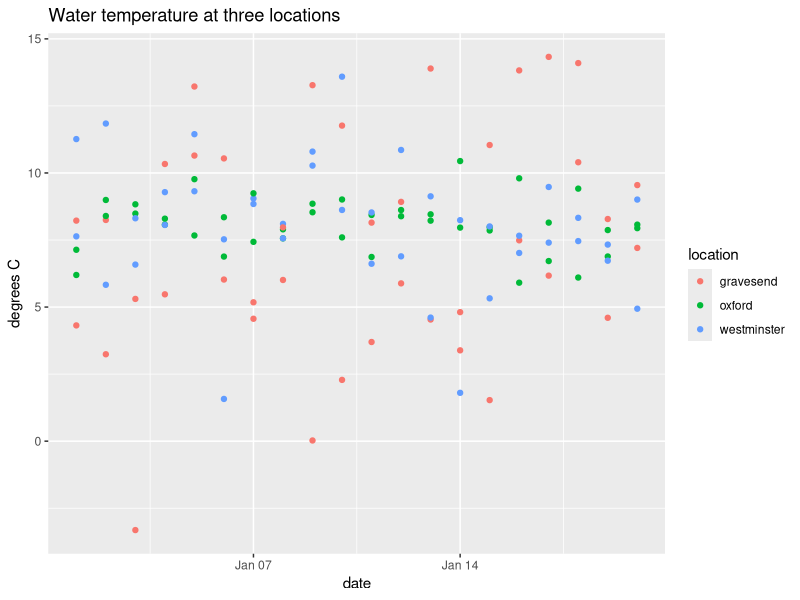
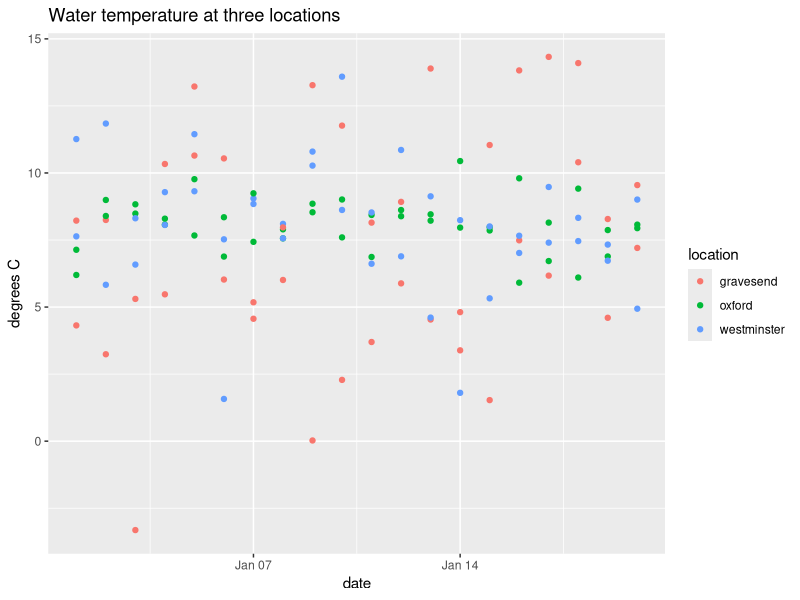
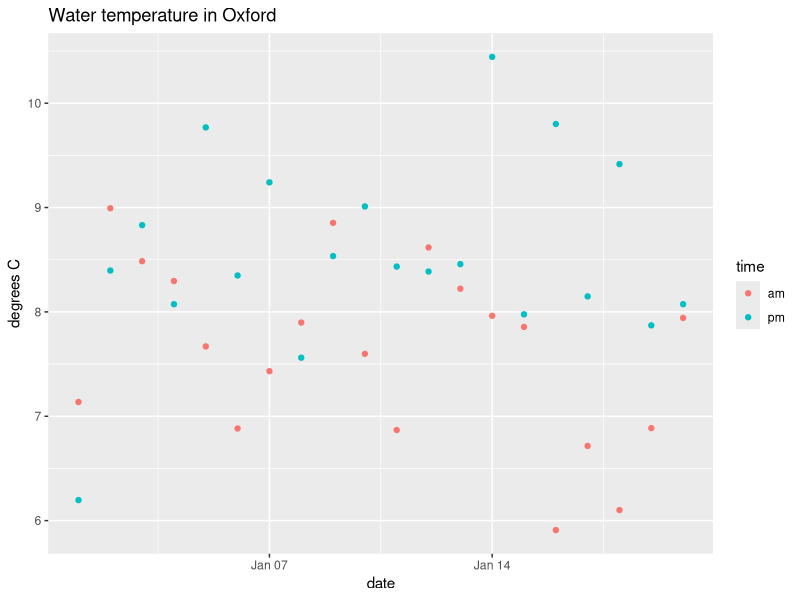
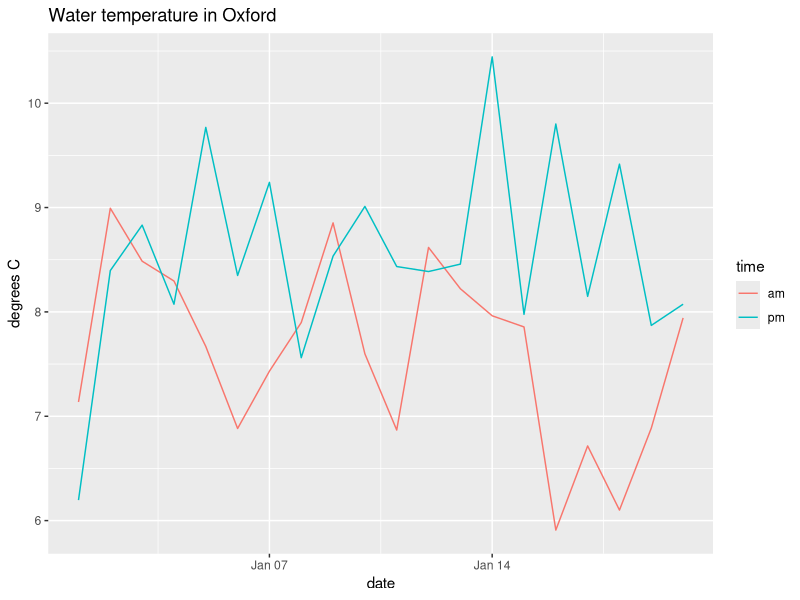
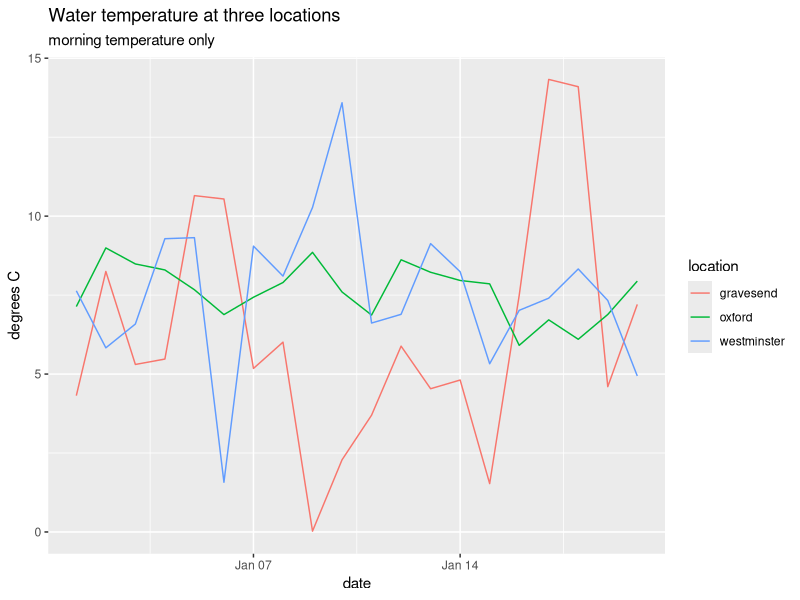
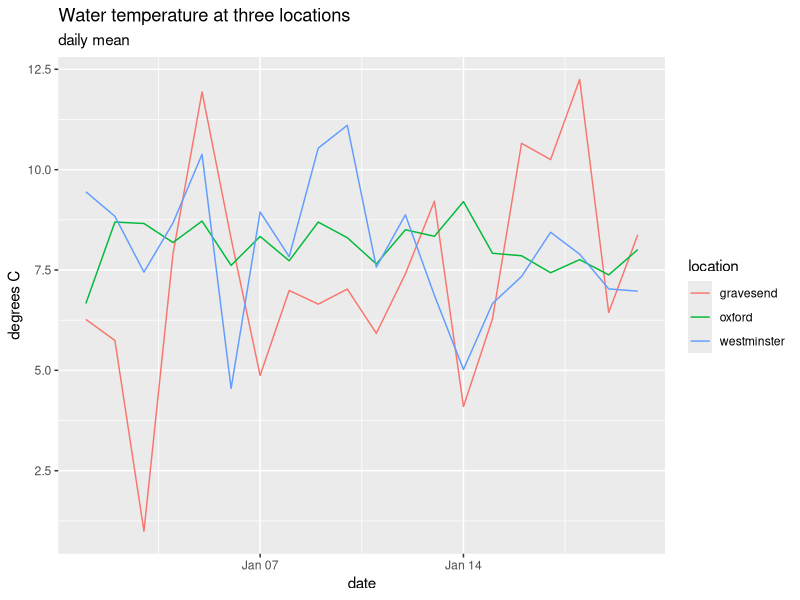
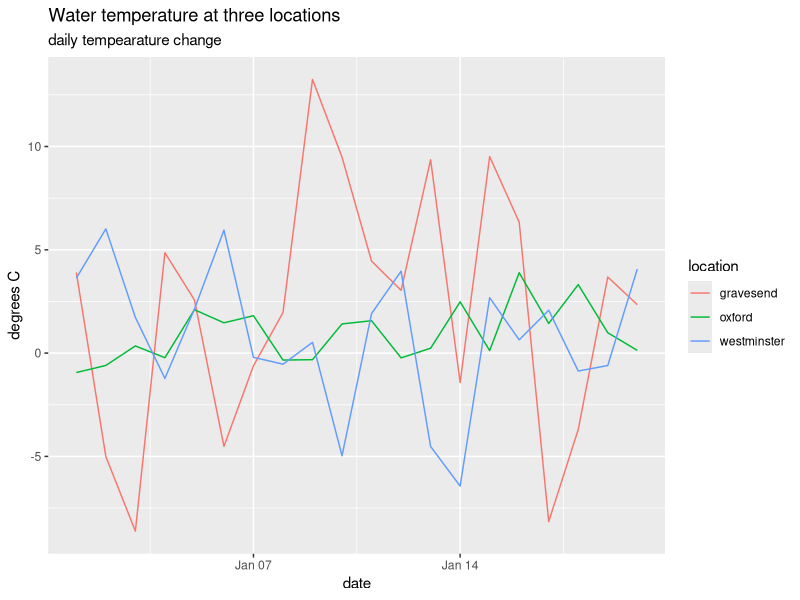
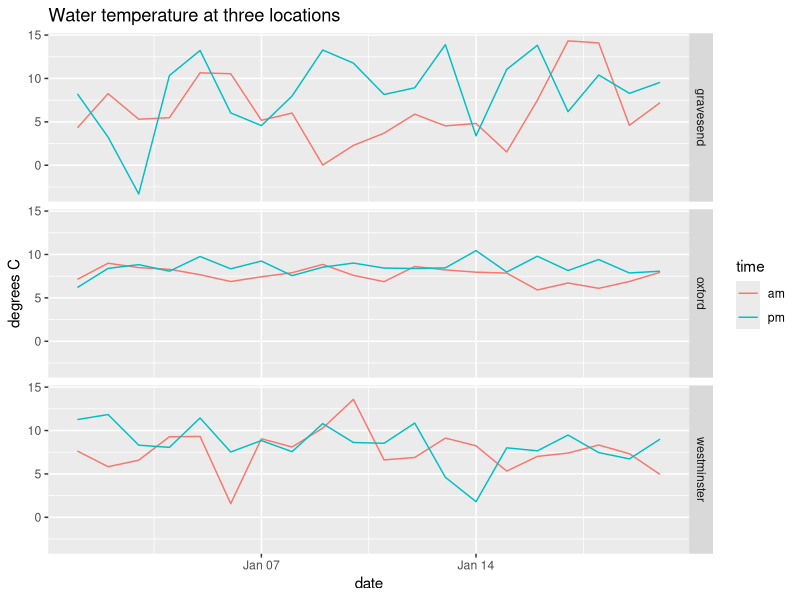

R code for these plots, in order:
#Basic graphing worflow with dplyr and ggplot

library(tidyverse)
#or load tidyr, dplyr and ggplot2 separately


#create sample data----
watertemp <- data.frame(
  date = as.Date('2019-01-01') + 0:19,
  oxford_am = rnorm(20, 8, 1),
  westminster_am = rnorm(20, 7, 2),
  gravesend_am = rnorm(20, 6, 4),
  oxford_pm = rnorm(20, 9, 1),
  westminster_pm = rnorm(20, 8, 2),
  gravesend_pm = rnorm(20, 7, 4)
)
  #this is just made up data!


#make tidy format data----

  #We want to make every row have only one observation and every column 
  #only one variable.  At the moment we have six observations in each row, 
  #so we need to move each observation into its own row.  For that we need two new 
  #variables: location and time of day.  The value for each date/location/time is the temperature. 

tidydata <- watertemp %>% 
  gather(key = location, value = temperature, -date) %>% #gathers the data into 3 columns
  separate(col = location, #splits the time element off the location column
           into = c("location", "time"), 
           sep = "_")

  #now we have four variables: date, location, time, temperature

#graph it----

#a simple dot plot showing all the data:
graphdata <- tidydata #not really necessary yet, but I find it useful
ggplot(data = graphdata, 
       mapping = aes(x = date, 
                     y = temperature, 
                     colour = location)) +
  geom_point() +
  labs(title = "Water temperature at three locations", 
       y = "degrees C")

  #the same code but simpler: 
ggplot(graphdata, aes(x = date, y = temperature, colour = location)) + 
  geom_point()+
  labs(title = "Water temperature at three locations", 
       y = "degrees C")


#the same but just for oxford:
graphdata <- filter(tidydata, location == "oxford")
ggplot(graphdata, aes(x = date, y = temperature, colour = time)) + 
  geom_point()+
  labs(title = "Water temperature in Oxford", 
       y = "degrees C")

#lets do lines
graphdata <- filter(tidydata, location == "oxford")
ggplot(graphdata, aes(x = date, y = temperature, colour = time)) + 
  geom_line()+
  labs(title = "Water temperature in Oxford", 
       y = "degrees C")

#lines for all sites
graphdata <- filter(tidydata, time == "am") #just look at morning temp 
ggplot(graphdata, aes(x = date, y = temperature, colour = location)) + 
  geom_line()+
  labs(title = "Water temperature at three locations", 
       subtitle = "morning temperature only",
       y = "degrees C")

#lets look at am/pm mean temp
graphdata <- tidydata %>% 
  group_by(date, location) %>% 
  summarise(dailymean = mean(temperature))

ggplot(graphdata, aes(x = date, 
                      y = dailymean, #note different y axis
                      colour = location)) + 
  geom_line()+
  labs(title = "Water temperature at three locations", 
       subtitle = "daily mean",
       y = "degrees C")


#lets look at am/pm temp difference
graphdata <- tidydata %>% 
  spread(key = time, value = temperature) %>% #makes new columns for am & pm
  mutate(tempdiff = pm - am)

ggplot(graphdata, aes(x = date, 
                      y = tempdiff, #note different y axis
                      colour = location)) + 
  geom_line()+
  labs(title = "Water temperature at three locations", 
       subtitle = "daily tempearature change",
       y = "degrees C")


#put each location in it's own facet
graphdata <- tidydata 
ggplot(graphdata, aes(x = date, y = temperature, colour = time)) + 
  geom_line()+
  facet_grid(location~.)+
  labs(title = "Water temperature at three locations", 
       y = "degrees C")

#and boxplots
graphdata <- tidydata 
ggplot(graphdata, aes(y = temperature, x = location)) + 
  geom_boxplot()+
  labs(title = "Water temperature at three locations", 
       y = "degrees C")


#or a smoothed regression
graphdata <- filter(tidydata, location == "oxford")
ggplot(graphdata, aes(x = date, y = temperature)) + 
  geom_smooth()+
  labs(title = "Water temperature in Oxford", 
       y = "degrees C")
